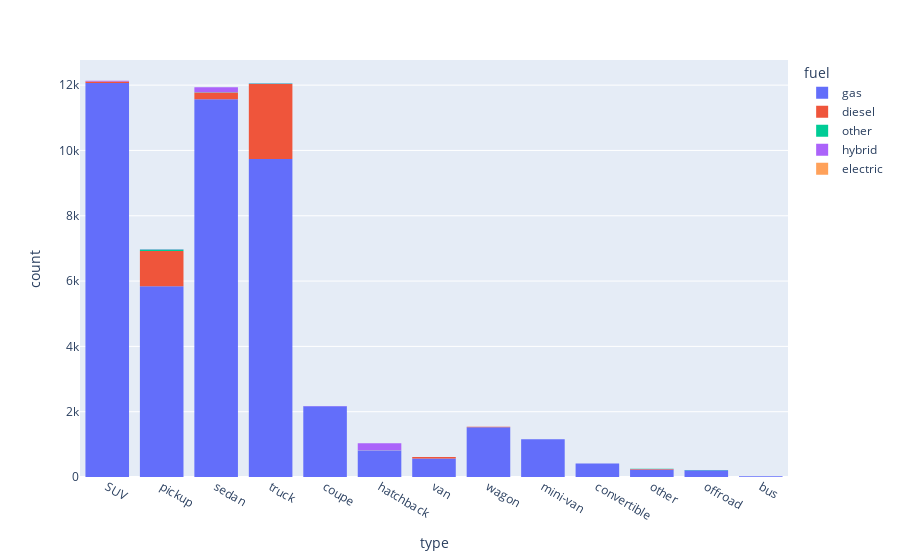

The notebook cell this image was saved under:
### Markdown cell above
VISUALIZATION #2: Histogram where you can see the distribution of types of cars depending on their condition. You can click on the colors you want, is a multiple selecion, to visualize the graph for those variables.

### Code cell
# histogram to visualize groups by 'type' of car compared with the 'fuel' they use and the count added up for each one
fig = px.histogram(new_df, x="type", color='fuel') 
fig.show()

### Figure 1 — Plotly figure (JSON) as saved in the notebook; plotly's stock layout.template omitted (floating-point values rounded to 4 significant figures; data arrays with more than 128 entries replaced by an {"elided": "..."} marker saying what was removed)
{"data": [{"alignmentgroup": "True", "bingroup": "x", "hovertemplate": "fuel=gas<br>type=%{x}<br>count=%{y}<extra></extra>", "legendgroup": "gas", "marker": {"color": "#636efa", "pattern": {"shape": ""}}, "name": "gas", "offsetgroup": "gas", "orientation": "v", "showlegend": true, "type": "histogram", "x": {"elided": "46300 str values"}, "xaxis": "x", "yaxis": "y"}, {"alignmentgroup": "True", "bingroup": "x", "hovertemplate": "fuel=diesel<br>type=%{x}<br>count=%{y}<extra></extra>", "legendgroup": "diesel", "marker": {"color": "#EF553B", "pattern": {"shape": ""}}, "name": "diesel", "offsetgroup": "diesel", "orientation": "v", "showlegend": true, "type": "histogram", "x": {"elided": "3705 str values"}, "xaxis": "x", "yaxis": "y"}, {"alignmentgroup": "True", "bingroup": "x", "hovertemplate": "fuel=other<br>type=%{x}<br>count=%{y}<extra></extra>", "legendgroup": "other", "marker": {"color": "#00cc96", "pattern": {"shape": ""}}, "name": "other", "offsetgroup": "other", "orientation": "v", "showlegend": true, "type": "histogram", "x": ["pickup", "pickup", "sedan", "other", "truck", "van", "pickup", "mini-van", "pickup", "pickup", "pickup", "pickup", "sedan", "pickup", "pickup", "pickup", "offroad", "pickup", "SUV", "truck", "SUV", "coupe", "pickup", "pickup", "pickup", "pickup", "pickup", "hatchback", "other", "sedan", "pickup", "pickup", "hatchback", "truck", "pickup", "pickup", "pickup", "truck", "pickup", "other", "other", "sedan", "pickup", "truck", "truck", "pickup", "pickup", "SUV", "mini-van", "pickup", "other", "SUV", "truck", "pickup", "SUV", "pickup", "pickup", "convertible", "pickup", "truck", "sedan", "mini-van", "truck", "convertible", "hatchback", "pickup", "truck", "SUV", "van", "pickup", "truck", "sedan", "pickup", "other", "pickup", "pickup", "truck", "sedan", "pickup", "sedan", "pickup", "truck", "pickup", "other", "truck", "pickup", "offroad", "sedan", "hatchback", "pickup", "truck", "hatchback", "pickup", "pickup", "pickup", "pickup", "pickup", "pickup", "truck", "pickup", "sedan", "pickup", "pickup", "pickup", "hatchback"], "xaxis": "x", "yaxis": "y"}, {"alignmentgroup": "True", "bingroup": "x", "hovertemplate": "fuel=hybrid<br>type=%{x}<br>count=%{y}<extra></extra>", "legendgroup": "hybrid", "marker": {"color": "#ab63fa", "pattern": {"shape": ""}}, "name": "hybrid", "offsetgroup": "hybrid", "orientation": "v", "showlegend": true, "type": "histogram", "x": {"elided": "407 str values"}, "xaxis": "x", "yaxis": "y"}, {"alignmentgroup": "True", "bingroup": "x", "hovertemplate": "fuel=electric<br>type=%{x}<br>count=%{y}<extra></extra>", "legendgroup": "electric", "marker": {"color": "#FFA15A", "pattern": {"shape": ""}}, "name": "electric", "offsetgroup": "electric", "orientation": "v", "showlegend": true, "type": "histogram", "x": ["sedan", "truck", "hatchback", "other", "hatchback"], "xaxis": "x", "yaxis": "y"}], "layout": {"barmode": "relative", "legend": {"title": {"text": "fuel"}, "tracegroupgap": 0}, "margin": {"t": 60}, "xaxis": {"anchor": "y", "domain": [0, 1], "title": {"text": "type"}}, "yaxis": {"anchor": "x", "domain": [0, 1], "title": {"text": "count"}}}}
